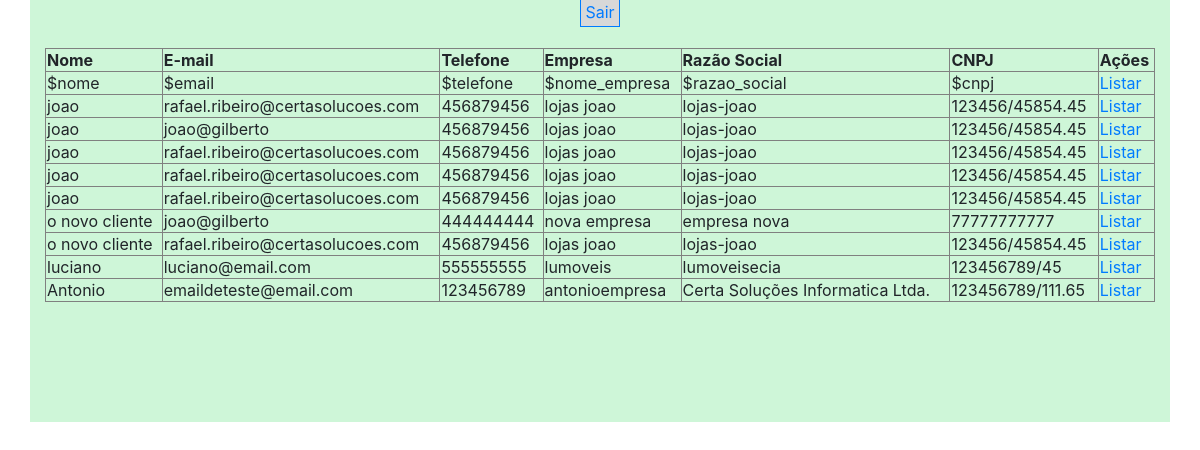
The app's page /lista_usuarios.php with its own data.
### tables this page shows
CREATE TABLE IF NOT EXISTS `dados_cliente` (
  `id` int(11) NOT NULL AUTO_INCREMENT,
  `email` varchar(255) NOT NULL,
  `nome` varchar(255) NOT NULL,
  `telefone` varchar(25) NOT NULL,
  `nome_empresa` varchar(255) NOT NULL,
  `razao_social` varchar(255) NOT NULL,
  `cnpj` varchar(32) NOT NULL,
  PRIMARY KEY (`id`)
);

### lista_usuarios.php (the view, shortened to what this page needs)
<link rel="stylesheet" href="https://stackpath.bootstrapcdn.com/bootstrap/4.3.1/css/bootstrap.min.css">
<?php
require 'config.php';
?>
<div class="container">
	<div class="col-sn">
		<a href="login.php" id= "menu">Sair</a></br></br>
		<table border="1px"width="100%">
			<th>Nome</th>
			<th>E-mail</th>
			<th>Telefone</th>
			<th>Empresa</th>
			<th>Razão Social</th>
			<th>CNPJ</th>
			<th>Ações</th>
			<?php
				$sql = "SELECT * FROM dados_cliente";
				$sql = $pdo->query($sql);
				if($sql->rowCount() > 0){
					foreach ($sql->fetchall() as $usuario) {
						echo "<tr>";
						echo "<td>".$usuario['nome']."</td>";
						echo "<td>".$usuario['email']."</td>";
						echo "<td>".$usuario['telefone']."</td>";
						echo "<td>".$usuario['nome_empresa']."</td>";
						echo "<td>".$usuario['razao_social']."</td>";
						echo "<td>".$usuario['cnpj']."</td>";
						echo '<td><a href="msg.php?id='.$usuario['id'].'">Listar</a> </td>';
						echo "</tr>";
					}
				}
			?>
		</table>
	</div>
</div>

### lista_usuarios.php (style rules this page uses)
.container { background-color:#CEF6D8; text-align: center; padding-bottom: 10%; }
#menu { border: 1px solid; padding: 4px; background-color: #D8D8D8; margin-top: 20px; }

### records on screen
dados_cliente: nome "$nome", email "$email", telefone "$telefone", nome_empresa "$nome_empresa", razao_social "$razao_social", cnpj "$cnpj"
dados_cliente: nome "joao", email "rafael.ribeiro@certasolucoes.com", telefone "456879456", nome_empresa "lojas joao", razao_social "lojas-joao", cnpj "123456/45854.45"
dados_cliente: nome "joao", email "joao@gilberto", telefone "456879456", nome_empresa "lojas joao", razao_social "lojas-joao", cnpj "123456/45854.45"
dados_cliente: nome "joao", email "rafael.ribeiro@certasolucoes.com", telefone "456879456", nome_empresa "lojas joao", razao_social "lojas-joao", cnpj "123456/45854.45"
dados_cliente: nome "joao", email "rafael.ribeiro@certasolucoes.com", telefone "456879456", nome_empresa "lojas joao", razao_social "lojas-joao", cnpj "123456/45854.45"
dados_cliente: nome "joao", email "rafael.ribeiro@certasolucoes.com", telefone "456879456", nome_empresa "lojas joao", razao_social "lojas-joao", cnpj "123456/45854.45"
dados_cliente: nome "o novo cliente", email "joao@gilberto", telefone "444444444", nome_empresa "nova empresa", razao_social "empresa nova", cnpj "77777777777"
dados_cliente: nome "o novo cliente", email "rafael.ribeiro@certasolucoes.com", telefone "456879456", nome_empresa "lojas joao", razao_social "lojas-joao", cnpj "123456/45854.45"
dados_cliente: nome "luciano", email "luciano@email.com", telefone "555555555", nome_empresa "lumoveis", razao_social "lumoveisecia", cnpj "123456789/45"
dados_cliente: nome "Antonio", email "emaildeteste@email.com", telefone "123456789", nome_empresa "antonioempresa", razao_social "Certa Soluções Informatica Ltda.", cnpj "123456789/111.65"
